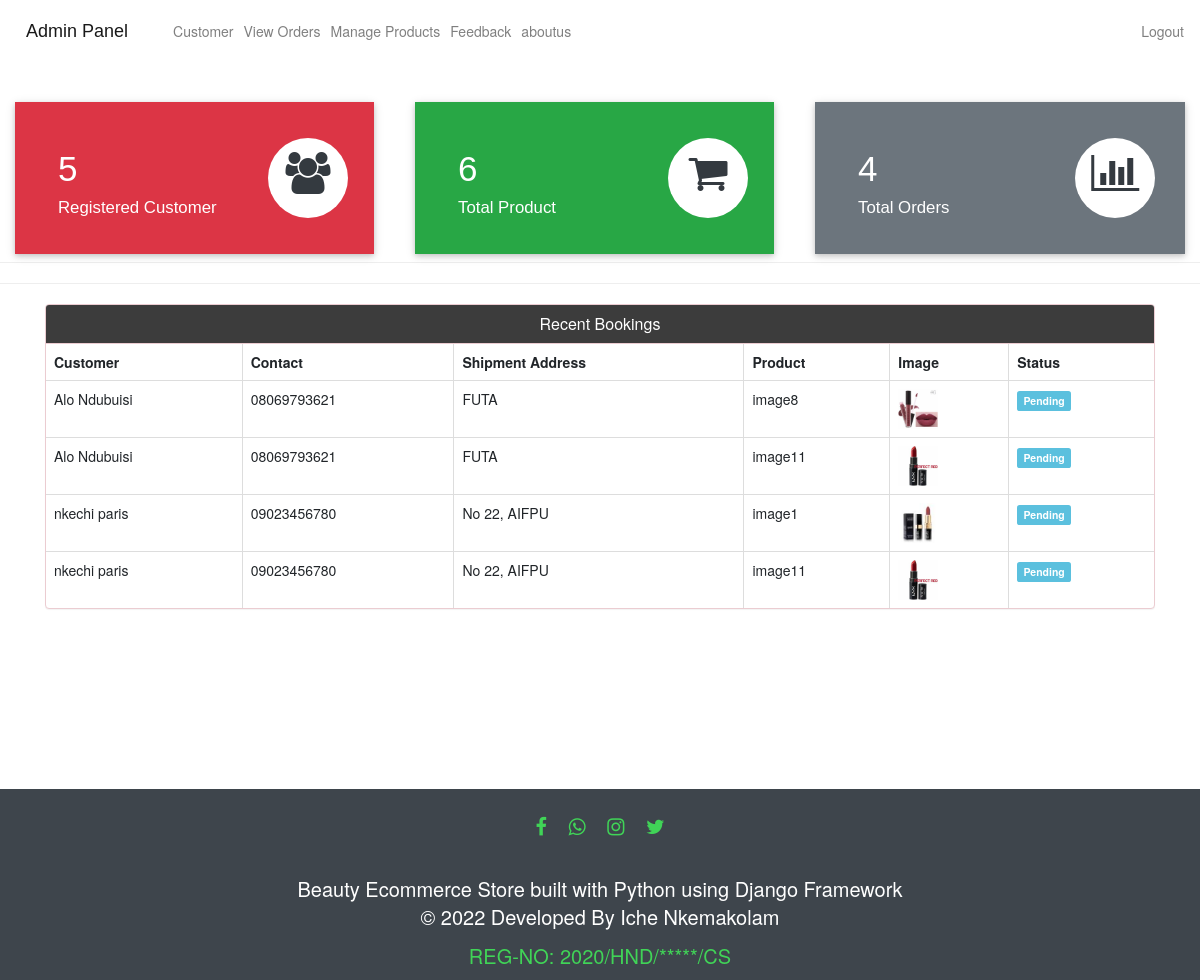
/admin-dashboard (signed in), run on the app's committed database.
### ecom/models.py (models this page shows, shortened)
class Customer(models.Model):
    user=models.OneToOneField(User,on_delete=models.CASCADE)
    profile_pic= models.ImageField(upload_to='profile_pic/CustomerProfilePic/',null=True,blank=True)
    address = models.CharField(max_length=40)
    mobile = models.CharField(max_length=20,null=False)
    @property
    def get_name(self):
        return self.user.first_name+" "+self.user.last_name

class Orders(models.Model):
    STATUS =(
        ('Pending','Pending'),
        ('Order Confirmed','Order Confirmed'),
        ('Out for Delivery','Out for Delivery'),
        ('Delivered','Delivered'),
    )
    customer=models.ForeignKey('Customer', on_delete=models.CASCADE,null=True)
    product=models.ForeignKey('Product',on_delete=models.CASCADE,null=True)
    email = models.CharField(max_length=50,null=True)
    address = models.CharField(max_length=500,null=True)
    mobile = models.CharField(max_length=20,null=True)
    order_date= models.DateField(auto_now_add=True,null=True)
    status=models.CharField(max_length=50,null=True,choices=STATUS)

class Product(models.Model):
    name=models.CharField(max_length=40)
    product_image= models.ImageField(upload_to='product_image/',null=True,blank=True)
    price = models.PositiveIntegerField()
    description=models.CharField(max_length=40)

### ecom/views.py (the view)
# urls.py: path('admin-dashboard', views.admin_dashboard_view,name='admin-dashboard'),
@login_required(login_url='adminlogin')
def admin_dashboard_view(request):
    customercount=models.Customer.objects.all().count()
    productcount=models.Product.objects.all().count()
    ordercount=models.Orders.objects.all().count()
    orders=models.Orders.objects.all()
    ordered_products=[]
    ordered_bys=[]
    for order in orders:
        ordered_product=models.Product.objects.all().filter(id=order.product.id)
        ordered_by=models.Customer.objects.all().filter(id = order.customer.id)
        ordered_products.append(ordered_product)
        ordered_bys.append(ordered_by)
    mydict={
    'customercount':customercount,
    'productcount':productcount,
    'ordercount':ordercount,
    'data':zip(ordered_products,ordered_bys,orders),
    }
    return render(request,'ecom/admin_dashboard.html',context=mydict)

### templates/ecom/admin_dashboard.html
{% extends 'ecom/admin_base.html' %}
{% load static %}
{% block content %}
<br>
{%include 'ecom/admin_dashboard_cards.html'%}
<br><br><br><br><br>
<hr><hr>
<div class="container" >
    <div class="panel panel-danger" >
      <div class="panel-heading" style="text-align:center; background:#3C3C3C;">
        <h6 class="panel-title" style="color:#fff;">Recent Bookings</h6>
      </div>
      <table class="table table-hover table-bordered" id="dev-table">
        <thead>
          <tr>
            <th>Customer</th>
            <th>Contact</th>
            <th>Shipment Address</th>
            <th>Product</th>
            <th>Image</th>
            <th>Status</th>
          </tr>
        </thead>
        {% for product,customer,order in data %}
        <tr>
          {% for c in customer %}
          <td> {{c.get_name}}</td>
          <td>{{c.mobile}}</td>
          <td>{{order.address}}</td>
          {% endfor %}
          {% for p in product %}
          <td> {{p.name}}</td>
          <td> <img src="{% static p.product_image.url %}" alt="Profile Pic" height="40px" width="40px" /></td>
          {% if order.status == 'Pending'%}
          <td> <span class="label label-info">{{order.status}}</span></td>
          {% elif order.status == 'Delivered' %}
          <td> <span class="label label-success">{{order.status}}</span></td>
          {% elif order.status == 'Out for Delivery' %}
          <td> <span class="label label-warning">{{order.status}}</span></td>
          {%else%}
            <td> <span class="label label-primary">{{order.status}}</span></td>
          {%endif%}
          {% endfor %}
        </tr>
        {% endfor %}
      </table>
  </div>
</div>
{% endblock content %}

### data on the page
Orders: address "FUTA", status "Pending"
Customer: get_name "Alo Ndubuisi", mobile "08069793621"
Product: name "image8", product_image (picture)
Orders: address "FUTA", status "Pending"
Product: name "image11", product_image (picture)
Orders: address "No 22, AIFPU", status "Pending"
Customer: get_name "nkechi paris", mobile "09023456780"
Product: name "image1", product_image (picture)
Orders: address "No 22, AIFPU", status "Pending"

### other printed values
{{ customercount }} "5"
{{ productcount }} "6"
{{ ordercount }} "4"
